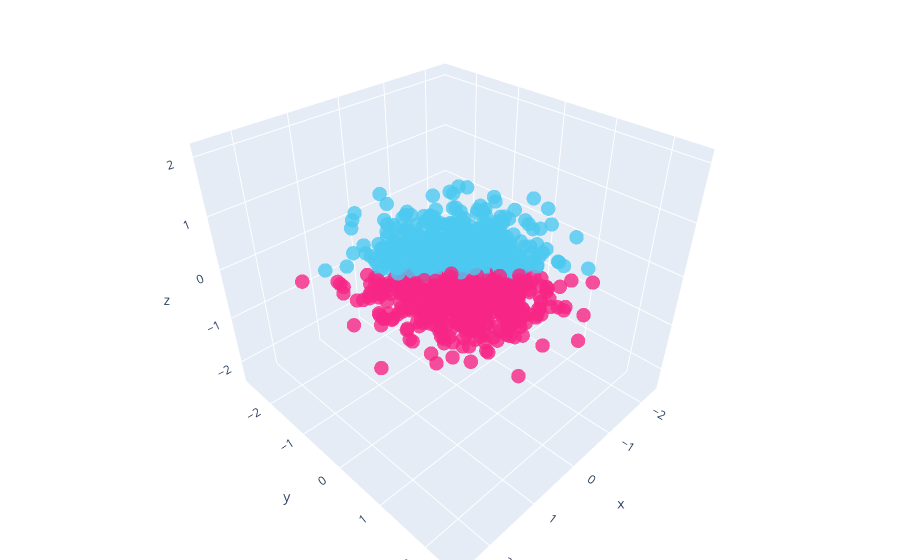

The notebook cell this image was saved under:
### Code cell
import plotly.graph_objects as go

fig = go.Figure(data=[go.Scatter3d(
    x=df['A'],
    y=df['B'],
    z=df['C'],
    mode='markers',
    marker=dict(
        size=5,
        color=df['class'],                # set color to an array/list of desired values
        colorscale=[[0, '#f72585'], [1.0, '#4cc9f0']],   # choose a colorscale
        opacity=0.8,
        
    )
)])

# tight layout
fig.update_layout(margin=dict(l=0, r=0, b=0, t=0))
fig.show()

### Figure 1 — Plotly figure (JSON) as saved in the notebook; plotly's stock layout.template omitted (floating-point values rounded to 4 significant figures; data arrays with more than 128 entries replaced by an {"elided": "..."} marker saying what was removed)
{"data": [{"marker": {"color": {"elided": "1000 int values"}, "colorscale": [[0, "#f72585"], [1, "#4cc9f0"]], "opacity": 0.8, "size": 5}, "mode": "markers", "type": "scatter3d", "x": {"elided": "1000 float values"}, "y": {"elided": "1000 float values"}, "z": {"elided": "1000 float values"}}], "layout": {"margin": {"b": 0, "l": 0, "r": 0, "t": 0}}}
